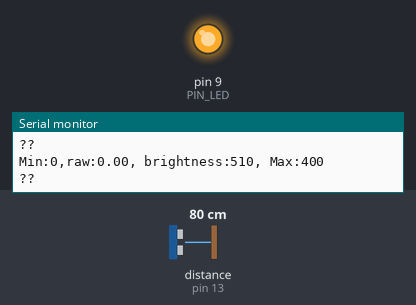
A sketch run on a simulated Arduino Uno, built with avr-gcc and run on an emulated ATmega328P. On the bench: output pins drawn as LEDs (lit = HIGH), the last lines printed to the serial monitor. Wiring (inferred from the names in the program): ultrasonic range finder: trigger pin 12; echo pin 13. Inputs (shaded band) come from the test bench; at power-on: distance to the obstacle (sensor on pin 13) 80 cm. The echo pulse lasts 58.3 µs per cm; pins used as bus, display or sensor lines are not drawn.

Above: at 1.2 s.
1.3 s: distance to the obstacle (sensor on pin 13) set to 18 cm
At 4.2 s:
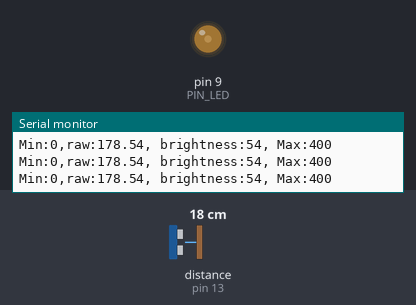
4.3 s: distance to the obstacle (sensor on pin 13) set to 2 cm
At 5.4 s:
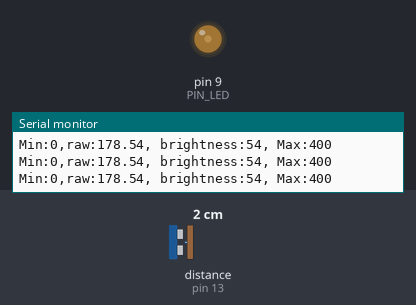
Timing chart, 0 to 7.3 s (numbered marks = the images above; inputs shaded):
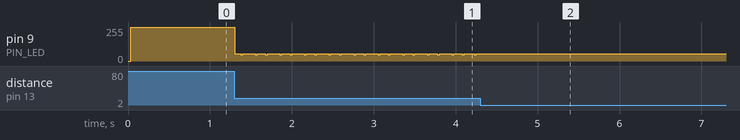

The sketch:

08P20.ino
```cpp
// Arduino pin assignment
#define PIN_LED 9
#define PIN_TRIG 12
#define PIN_ECHO 13

// configurable parameters
#define SND_VEL 346.0 // sound velocity at 24 celsius degree (unit: m/s)
#define INTERVAL 25 // sampling interval (unit: ms)
#define _DIST_MIN 100 // minimum distance to be measured (unit: mm)
#define _DIST_MAX 300 // maximum distance to be measured (unit: mm)

// global variables
float timeout; // unit: us
float dist_min, dist_max, dist_raw; // unit: mm
unsigned long last_sampling_time; // unit: ms
float scale; // used for pulse duration to distance conversion

float last_reading; // 마지막 reading 값
int brightness;

void setup() {
// initialize GPIO pins
  pinMode(PIN_LED,OUTPUT);
  pinMode(PIN_TRIG,OUTPUT);
  digitalWrite(PIN_TRIG, LOW);
  pinMode(PIN_ECHO,INPUT);

// initialize USS related variables
  dist_min = _DIST_MIN;
  dist_max = _DIST_MAX;
  timeout = (INTERVAL / 2) * 1000.0; // precalculate pulseIn() timeout value. (unit: us)
  dist_raw = 0.0; // raw distance output from USS (unit: mm)
  scale = 0.001 * 0.5 * SND_VEL;

// initialize serial port
  Serial.begin(115200);

// initialize last sampling time
  last_sampling_time = 0;

// 가장 최근의 reading 값 초기화
  last_reading = 0;

// 꺼진 상태로 초기화 : active-low
  brightness = 255;
}

void loop() {
// wait until next sampling time.
// millis() returns the number of milliseconds since the program started. Will overflow after 50 days.
  if(millis() < last_sampling_time + INTERVAL) return;

// get a distance reading from the USS
  dist_raw = USS_measure(PIN_TRIG,PIN_ECHO);

  // 만약 현재 읽어들인 값이 0이 아닌 경우(0보다 큰 경우)
  // 가장 최근의 읽어들인 값을 갱신함
  if (dist_raw > 0) {
    last_reading = dist_raw;
  }
  // 만약 현재 읽어들인 값이 0인 경우
  // 가장 최근에 읽어들였던 값으로 대체함
  else {
    dist_raw = last_reading;
  }

  brightness = get_brightness(dist_raw);

// output the read value to the serial port
  Serial.print("Min:0,");
  Serial.print("raw:");
  Serial.print(dist_raw);
  Serial.print(", brightness:");
  Serial.print(brightness);
  Serial.print(", ");
  Serial.println("Max:400");

// turn on the LED if the distance is between dist_min and dist_max
  if(dist_raw < dist_min || dist_raw > dist_max) {
    analogWrite(PIN_LED, 255);
    Serial.println("??");
  }
  else {
    analogWrite(PIN_LED, brightness);
  }

//// do something here
//  delay(50); // Assume that it takes 50ms to do something.

// update last sampling time
  last_sampling_time += INTERVAL;
}

// get a distance reading from USS. return value is in millimeter.
float USS_measure(int TRIG, int ECHO)
{
  float reading;
  digitalWrite(TRIG, HIGH);
  delayMicroseconds(10);
  digitalWrite(TRIG, LOW);
  reading = pulseIn(ECHO, HIGH, timeout) * scale; // unit: mm
  if(reading < dist_min || reading > dist_max) reading = 0.0; // return 0 when out of range.
  return reading;
  // Pulse duration to distance conversion example (target distance = 17.3m)
  // - round trip distance: 34.6m
  // - expected pulse duration: 0.1 sec, or 100,000us
  // - pulseIn(ECHO, HIGH, timeout) * 0.001 * 0.5 * SND_VEL
  //           = 100,000 micro*sec * 0.001 milli/micro * 0.5 * 346 meter/sec
  //           = 100,000 * 0.001 * 0.5 * 346 * micro * sec * milli * meter
  //                                           ----------------------------
  //                                           micro * sec
  //           = 100 * 173 milli*meter = 17,300 mm = 17.3m
  // pulseIn() returns microseconds.
}

int get_brightness(float dist)
{
    dist -= 100;
    return abs(float(255 -(-255)) / (0 - 200) * (dist - 100));
}
```

Measured:
- after the input at 1.3 s, pin 9 (PIN_LED): 255/255 → 55/255 at once, then moves between 46/255 and 55/255, repeating every 0.30 s
- after the input at 4.3 s, pin 9 (PIN_LED): stops changing and stays 54/255
